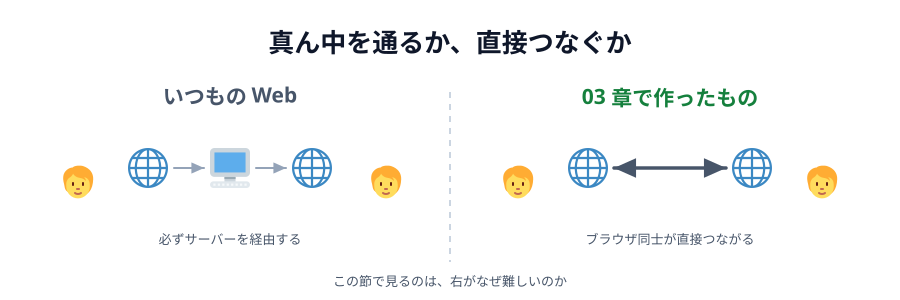

Here is the Python script that generated this plot:
# 00-thumbnail.svg
# スキーマ: SPLITTING（2つのやり方を左右に並べる）
# どちらも両端にいるのは人。真ん中にサーバーが居るかどうかだけが違う

import sys
sys.path.insert(0, "/Users/seekseep/.claude/skills/genfig")
from genfig import Canvas, PALETTE

c = Canvas(900, 300)
c.text(450, 52, "真ん中を通るか、直接つなぐか", scale="xl")

BROWSER = "1f310"
SERVER = "1f5a5"

c.text(230, 104, "いつもの Web", scale="lg", fill=PALETTE["gray"]["text"])
c.emoji("1f9d1", 60, 164, 36)
ba = c.node(148, 168, "", emoji_cp=BROWSER, w=58, h=48)
sv = c.node(230, 168, "", emoji_cp=SERVER, w=58, h=48)
bb = c.node(312, 168, "", emoji_cp=BROWSER, w=58, h=48)
c.emoji("1f9d1", 368, 164, 36)
c.link(ba, sv, primary=False)
c.link(sv, bb, primary=False)
c.text(230, 244, "必ずサーバーを経由する", scale="sm")

c.raw('<line x1="450" y1="92" x2="450" y2="262" '
      'stroke="#cbd5e1" stroke-width="2" stroke-dasharray="6 6"/>')

c.text(670, 104, "03 章で作ったもの", scale="lg", fill=PALETTE["green"]["text"])
c.emoji("1f9d1", 500, 164, 36)
ca = c.node(588, 168, "", emoji_cp=BROWSER, w=58, h=48)
cb = c.node(752, 168, "", emoji_cp=BROWSER, w=58, h=48)
c.emoji("1f9d1", 804, 164, 36)
c.link(ca, cb, both=True)
c.text(670, 244, "ブラウザ同士が直接つながる", scale="sm")

c.text(450, 286, "この節で見るのは、右がなぜ難しいのか", scale="sm")

c.save("00-thumbnail.svg")
